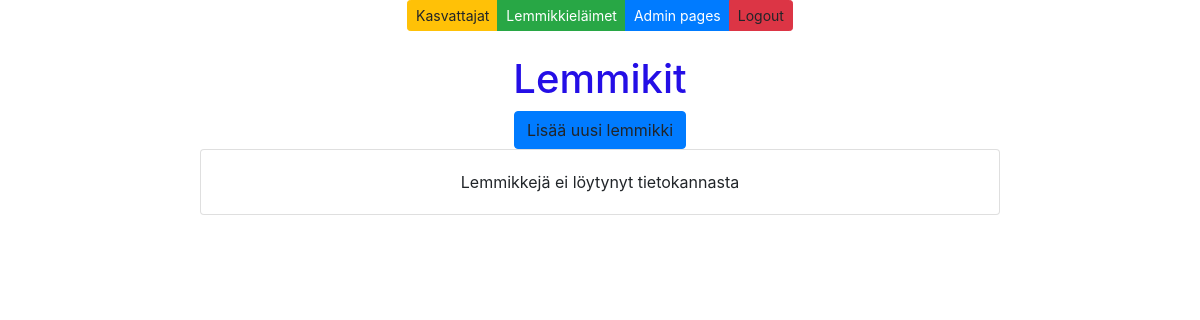
The app's page /lemmikit-by-kasvattaja/5/, older data.
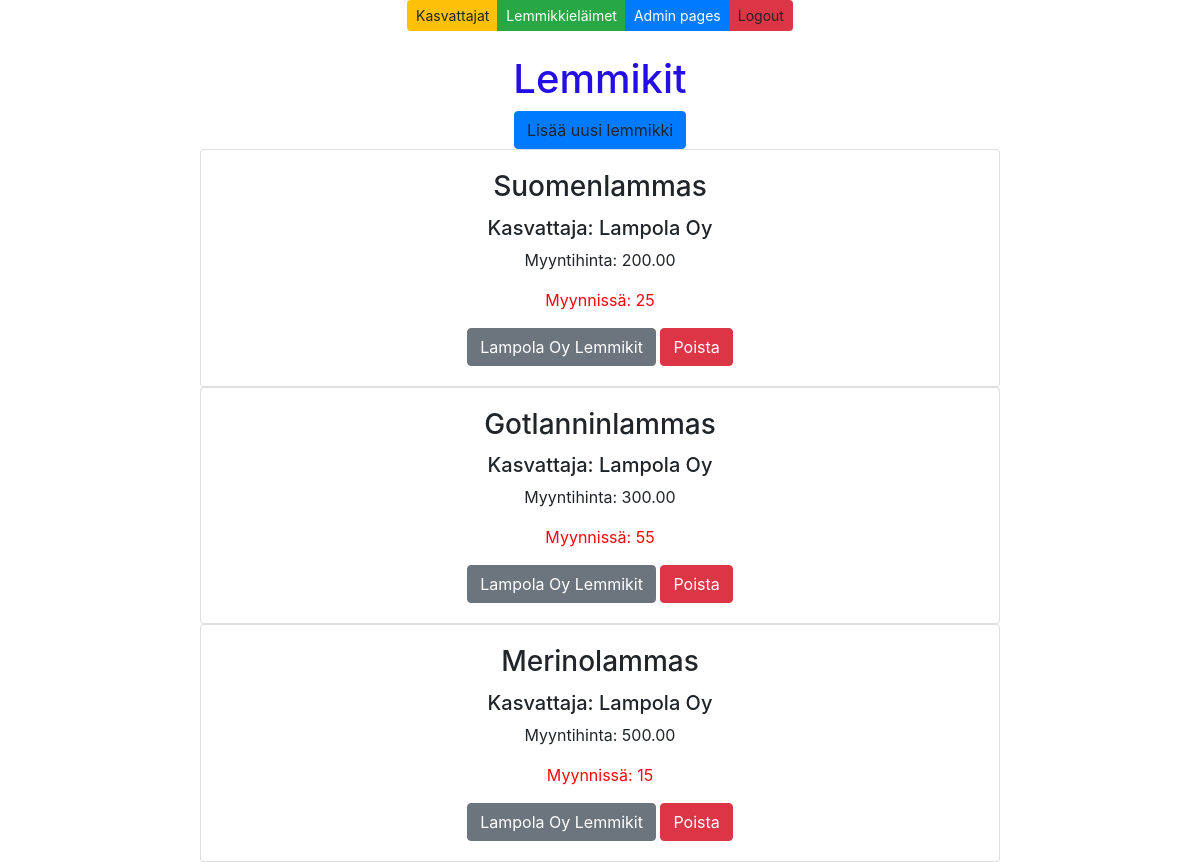
The same page, newer data.
### app/models.py (models this page shows, shortened)
class Lemmikki(models.Model):
    lemmikkirotu = models.CharField(max_length = 20, default = "laku")
    unitprice = models.DecimalField(max_digits=8, decimal_places=2, default=1.00)
    unitsinstock = models.IntegerField(default = 3)
    kasvattaja = models.ForeignKey(Kasvattaja, on_delete=models.CASCADE)

class Kasvattaja(models.Model):
    companyname = models.CharField(max_length = 50, default="firma")
    contactname = models.CharField(max_length = 50, default="firma")
    address = models.CharField(max_length = 100, default="firma")
    phone = models.CharField(max_length = 20, default="firma")
    email = models.CharField(max_length = 50, default="firma")
    country = models.CharField(max_length = 50, default="firma")

### app/views.py (the view)
# urls.py: path('lemmikit-by-kasvattaja/<int:id>/', lemmikit_filtered)
def lemmikit_filtered(request, id):
    lemmikkilista = Lemmikki.objects.all()
    filteredlemmikit = lemmikkilista.filter(kasvattaja = id)
    context = {'lemmikit': filteredlemmikit}
    return render (request,"lemmikkilista.html",context)

### app/templates/lemmikkilista.html (shortened to what this page needs)
{% extends 'index.html' %}
{% block content %}
<br />
<br />
<h1 style="color: rgb(36, 14, 230)">Lemmikit</h1>
<a onclick="showaddform()" class="btn btn-primary">Lisää uusi lemmikki</a>
{% for p in lemmikit %}
<div class="card" style="width: 50rem;">
    <div class="card-body">
        <h3 class="card-title">{{p.lemmikkirotu}} </h3>
        <h5 class="card-text">Kasvattaja: {{p.kasvattaja.companyname}}</h5>
        Myyntihinta: {{p.unitprice}}</p>
        <p class="card-text" style="color: rgb(243, 8, 8);">Myynnissä: {{p.unitsinstock}}</p>
        <a href="/lemmikit-by-kasvattaja/{{p.kasvattaja.id}}/" class="btn btn-secondary">{{p.kasvattaja.companyname}} Lemmikit</a>
        <a href="/confirm-delete-lemmikki/{{p.id}}/" class="btn btn-danger">Poista</a>
    </div>
</div>
{% empty %}
<div class="card" style="width: 50rem;">
    <div class="card-body">
        <p class="card-text">Lemmikkejä ei löytynyt tietokannasta </p>
    </div>
</div>
{%endfor%}
{% endblock %}

### app/templates/index.html (shortened to what this page needs)
<!DOCTYPE html>
<html>
<head>
    <link rel="stylesheet" href="https://stackpath.bootstrapcdn.com/bootstrap/4.5.0/css/bootstrap.min.css"
>
    <link rel="stylesheet" href="https://cdnjs.cloudflare.com/ajax/libs/font-awesome/5.11.2/css/all.min.css">
</head>
<body>
    <div class="container">
        <center>
            <div class="btn-group" role="group">
                <a class="btn btn-warning btn-sm" href="/kasvattajat">Kasvattajat</a>
                <a class="btn btn-success btn-sm" href="/lemmikit">Lemmikkieläimet</a>
                <a class="btn btn-primary btn-sm" href="/admin">Admin pages</a>
                <a class="btn btn-danger btn-sm">Logout</a>
            </div>
            {% block content %}
            {% endblock %}
        </center>
    </div>
</body>
</html>

Row changes from the older to the newer data that the page shows:
added Lemmikki: lemmikkirotu "Suomenlammas", kasvattaja.companyname "Lampola Oy", unitprice "200.00", unitsinstock "25"
added Lemmikki: lemmikkirotu "Gotlanninlammas", kasvattaja.companyname "Lampola Oy", unitprice "300.00", unitsinstock "55"
added Lemmikki: lemmikkirotu "Merinolammas", kasvattaja.companyname "Lampola Oy", unitprice "500.00", unitsinstock "15"
Text that changed along with them:
text no longer shown: "Lemmikkejä ei löytynyt tietokannasta"
